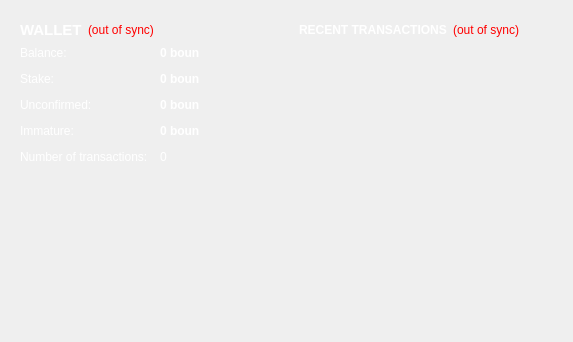
<?xml version="1.0" encoding="UTF-8"?>
<ui version="4.0">
 <class>OverviewPage</class>
 <widget class="QWidget" name="OverviewPage">
  <property name="geometry">
   <rect>
    <x>0</x>
    <y>0</y>
    <width>573</width>
    <height>342</height>
   </rect>
  </property>
  <property name="windowTitle">
   <string>Form</string>
  </property>
  <property name="styleSheet">
   <string notr="true">#OverviewPage { color: #ededed; }</string>
  </property>
  <layout class="QHBoxLayout" name="horizontalLayout" stretch="1,1">
   <item>
    <layout class="QVBoxLayout" name="verticalLayout_2">
     <item>
      <widget class="QFrame" name="frame">
       <property name="styleSheet">
        <string notr="true">#frame { background-color: qlineargradient(spread:pad, x1:0, y1:0, x2:0, y2:1, stop:0 rgba(0,0,0,0), stop:1.0 rgba(0,0,0,0)); }</string>
       </property>
       <layout class="QVBoxLayout" name="verticalLayout_4">
        <item>
         <layout class="QHBoxLayout" name="horizontalLayout_4">
          <item>
           <widget class="QLabel" name="label_5">
            <property name="font">
             <font>
              <pointsize>11</pointsize>
              <weight>75</weight>
              <bold>true</bold>
             </font>
            </property>
            <property name="styleSheet">
             <string notr="true">color: #ffffff;</string>
            </property>
            <property name="text">
             <string>WALLET</string>
            </property>
           </widget>
          </item>
          <item>
           <widget class="QLabel" name="labelWalletStatus">
            <property name="toolTip">
             <string>The displayed information may be out of date. Your wallet automatically synchronizes with the FundCoin network after a connection is established, but this process has not completed yet.</string>
            </property>
            <property name="styleSheet">
             <string notr="true">QLabel { color: red; }</string>
            </property>
            <property name="text">
             <string notr="true">(out of sync)</string>
            </property>
            <property name="alignment">
             <set>Qt::AlignLeading|Qt::AlignLeft|Qt::AlignVCenter</set>
            </property>
           </widget>
          </item>
          <item>
           <spacer name="horizontalSpacer_2">
            <property name="orientation">
             <enum>Qt::Horizontal</enum>
            </property>
            <property name="sizeHint" stdset="0">
             <size>
              <width>40</width>
              <height>20</height>
             </size>
            </property>
           </spacer>
          </item>
         </layout>
        </item>
        <item>
         <layout class="QFormLayout" name="formLayout_2">
          <property name="fieldGrowthPolicy">
           <enum>QFormLayout::AllNonFixedFieldsGrow</enum>
          </property>
          <property name="horizontalSpacing">
           <number>12</number>
          </property>
          <property name="verticalSpacing">
           <number>12</number>
          </property>
          <item row="0" column="0">
           <widget class="QLabel" name="label">
            <property name="styleSheet">
             <string notr="true">color: #FFFFFF;</string>
            </property>
            <property name="text">
             <string>Balance:</string>
            </property>
           </widget>
          </item>
          <item row="0" column="1">
           <widget class="QLabel" name="labelBalance">
            <property name="font">
             <font>
              <weight>75</weight>
              <bold>true</bold>
             </font>
            </property>
            <property name="cursor">
             <cursorShape>IBeamCursor</cursorShape>
            </property>
            <property name="toolTip">
             <string>Your current balance</string>
            </property>
            <property name="styleSheet">
             <string notr="true">color: #ffffff;</string>
            </property>
            <property name="text">
             <string notr="true">0 boun</string>
            </property>
            <property name="textInteractionFlags">
             <set>Qt::LinksAccessibleByMouse|Qt::TextSelectableByKeyboard|Qt::TextSelectableByMouse</set>
            </property>
           </widget>
          </item>
          <item row="1" column="0">
           <widget class="QLabel" name="label_6">
            <property name="styleSheet">
             <string notr="true">color: #ffffff;</string>
            </property>
            <property name="text">
             <string>Stake:</string>
            </property>
           </widget>
          </item>
          <item row="1" column="1">
           <widget class="QLabel" name="labelStake">
            <property name="font">
             <font>
              <weight>75</weight>
              <bold>true</bold>
             </font>
            </property>
            <property name="cursor">
             <cursorShape>IBeamCursor</cursorShape>
            </property>
            <property name="toolTip">
             <string>Total of coins that was staked, and do not yet count toward the current balance</string>
            </property>
            <property name="styleSheet">
             <string notr="true">color: #ffffff;</string>
            </property>
            <property name="text">
             <string notr="true">0 boun</string>
            </property>
            <property name="textInteractionFlags">
             <set>Qt::LinksAccessibleByMouse|Qt::TextSelectableByKeyboard|Qt::TextSelectableByMouse</set>
            </property>
           </widget>
          </item>
          <item row="2" column="0">
           <widget class="QLabel" name="label_3">
            <property name="styleSheet">
             <string notr="true">color: #ffffff;</string>
            </property>
            <property name="text">
             <string>Unconfirmed:</string>
            </property>
           </widget>
          </item>
          <item row="2" column="1">
           <widget class="QLabel" name="labelUnconfirmed">
            <property name="font">
             <font>
              <weight>75</weight>
              <bold>true</bold>
             </font>
            </property>
            <property name="cursor">
             <cursorShape>IBeamCursor</cursorShape>
            </property>
            <property name="toolTip">
             <string>Total of transactions that have yet to be confirmed, and do not yet count toward the current balance</string>
            </property>
            <property name="styleSheet">
             <string notr="true">color: #ffffff;</string>
            </property>
            <property name="text">
             <string notr="true">0 boun</string>
            </property>
            <property name="textInteractionFlags">
             <set>Qt::LinksAccessibleByMouse|Qt::TextSelectableByKeyboard|Qt::TextSelectableByMouse</set>
            </property>
           </widget>
          </item>
          <item row="3" column="0">
           <widget class="QLabel" name="labelImmatureText">
            <property name="styleSheet">
             <string notr="true">color: #ffffff;</string>
            </property>
            <property name="text">
             <string>Immature:</string>
            </property>
           </widget>
          </item>
          <item row="3" column="1">
           <widget class="QLabel" name="labelImmature">
            <property name="font">
             <font>
              <weight>75</weight>
              <bold>true</bold>
             </font>
            </property>
            <property name="toolTip">
             <string>Mined balance that has not yet matured</string>
            </property>
            <property name="styleSheet">
             <string notr="true">color: #ffffff;</string>
            </property>
            <property name="text">
             <string notr="true">0 boun</string>
            </property>
            <property name="textInteractionFlags">
             <set>Qt::LinksAccessibleByMouse|Qt::TextSelectableByKeyboard|Qt::TextSelectableByMouse</set>
            </property>
           </widget>
          </item>
          <item row="4" column="0">
           <widget class="QLabel" name="label_2">
            <property name="styleSheet">
             <string notr="true">color: #ffffff;</string>
            </property>
            <property name="text">
             <string>Number of transactions:</string>
            </property>
           </widget>
          </item>
          <item row="4" column="1">
           <widget class="QLabel" name="labelNumTransactions">
            <property name="toolTip">
             <string>Total number of transactions in wallet</string>
            </property>
            <property name="styleSheet">
             <string notr="true">color: #ffffff;</string>
            </property>
            <property name="text">
             <string notr="true">0</string>
            </property>
           </widget>
          </item>
         </layout>
        </item>
       </layout>
      </widget>
     </item>
     <item>
      <spacer name="verticalSpacer">
       <property name="orientation">
        <enum>Qt::Vertical</enum>
       </property>
       <property name="sizeHint" stdset="0">
        <size>
         <width>20</width>
         <height>40</height>
        </size>
       </property>
      </spacer>
     </item>
     <item>
      <widget class="QLabel" name="label_6">
       <property name="text">
        <string/>
       </property>
       <property name="pixmap">
        <pixmap resource="../bitcoin.qrc">:/images/backg</pixmap>
       </property>
       <property name="scaledContents">
        <bool>false</bool>
       </property>
       <property name="alignment">
        <set>Qt::AlignCenter</set>
       </property>
       <property name="margin">
        <number>-2</number>
       </property>
      </widget>
     </item>
    </layout>
   </item>
   <item>
    <layout class="QVBoxLayout" name="verticalLayout_3">
     <item>
      <widget class="QFrame" name="frame_2">
       <property name="styleSheet">
        <string notr="true">#frame_2 { background-color: qlineargradient(spread:pad, x1:0, y1:0, x2:0, y2:1, stop:0 rgba(0,0,0,0), stop:1.0 rgba(0,0,0,0)); }</string>
       </property>
       <layout class="QVBoxLayout" name="verticalLayout">
        <item>
         <layout class="QHBoxLayout" name="horizontalLayout_2">
          <item>
           <widget class="QLabel" name="label_4">
            <property name="styleSheet">
             <string notr="true">color: #ffffff;</string>
            </property>
            <property name="text">
             <string>&lt;b&gt;RECENT TRANSACTIONS&lt;/b&gt;</string>
            </property>
           </widget>
          </item>
          <item>
           <widget class="QLabel" name="labelTransactionsStatus">
            <property name="toolTip">
             <string>The displayed information may be out of date. Your wallet automatically synchronizes with the FundCoin network after a connection is established, but this process has not completed yet.</string>
            </property>
            <property name="styleSheet">
             <string notr="true">QLabel { color: red; }</string>
            </property>
            <property name="text">
             <string notr="true">(out of sync)</string>
            </property>
            <property name="alignment">
             <set>Qt::AlignRight|Qt::AlignTrailing|Qt::AlignVCenter</set>
            </property>
           </widget>
          </item>
          <item>
           <spacer name="horizontalSpacer">
            <property name="orientation">
             <enum>Qt::Horizontal</enum>
            </property>
            <property name="sizeHint" stdset="0">
             <size>
              <width>40</width>
              <height>20</height>
             </size>
            </property>
           </spacer>
          </item>
         </layout>
        </item>
        <item>
         <widget class="QListView" name="listTransactions">
          <property name="styleSheet">
           <string notr="true">QListView { background: transparent; }</string>
          </property>
          <property name="frameShape">
           <enum>QFrame::NoFrame</enum>
          </property>
          <property name="verticalScrollBarPolicy">
           <enum>Qt::ScrollBarAlwaysOff</enum>
          </property>
          <property name="horizontalScrollBarPolicy">
           <enum>Qt::ScrollBarAlwaysOff</enum>
          </property>
          <property name="selectionMode">
           <enum>QAbstractItemView::NoSelection</enum>
          </property>
         </widget>
        </item>
       </layout>
      </widget>
     </item>
     <item>
      <spacer name="verticalSpacer_2">
       <property name="orientation">
        <enum>Qt::Vertical</enum>
       </property>
       <property name="sizeHint" stdset="0">
        <size>
         <width>20</width>
         <height>40</height>
        </size>
       </property>
      </spacer>
     </item>
    </layout>
   </item>
  </layout>
 </widget>
 <resources>
  <include location="../bitcoin.qrc"/>
 </resources>
 <connections/>
</ui>
